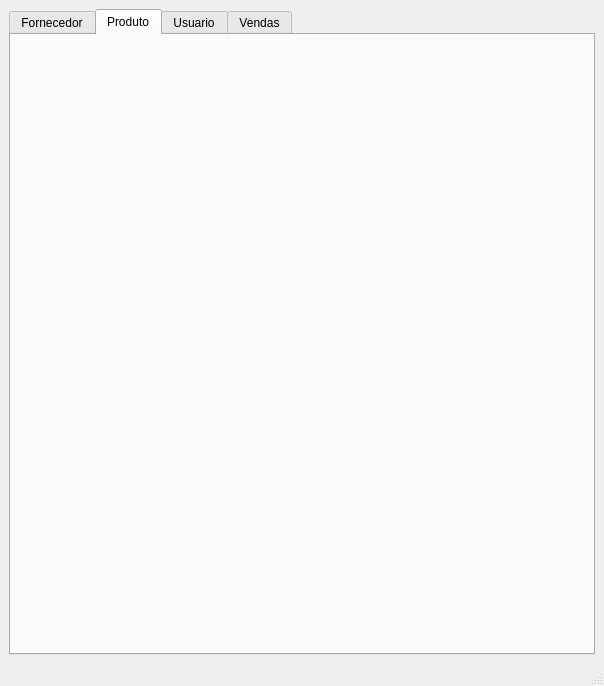
<?xml version="1.0" encoding="UTF-8"?>
<ui version="4.0">
 <class>MainWindow</class>
 <widget class="QMainWindow" name="MainWindow">
  <property name="geometry">
   <rect>
    <x>0</x>
    <y>0</y>
    <width>604</width>
    <height>686</height>
   </rect>
  </property>
  <property name="windowTitle">
   <string>MainWindow</string>
  </property>
  <widget class="QWidget" name="centralwidget">
   <layout class="QVBoxLayout" name="verticalLayout_2">
    <item>
     <layout class="QVBoxLayout" name="verticalLayout">
      <item>
       <widget class="QTabWidget" name="tabWidget">
        <property name="currentIndex">
         <number>1</number>
        </property>
        <property name="movable">
         <bool>true</bool>
        </property>
        <widget class="QWidget" name="tab">
         <attribute name="title">
          <string>Fornecedor</string>
         </attribute>
         <widget class="QWidget" name="widget" native="true">
          <property name="geometry">
           <rect>
            <x>10</x>
            <y>10</y>
            <width>771</width>
            <height>501</height>
           </rect>
          </property>
         </widget>
        </widget>
        <widget class="QWidget" name="tab_2">
         <attribute name="title">
          <string>Produto</string>
         </attribute>
         <widget class="ProductIndex" name="product_index" native="true">
          <property name="geometry">
           <rect>
            <x>0</x>
            <y>0</y>
            <width>581</width>
            <height>591</height>
           </rect>
          </property>
         </widget>
        </widget>
        <widget class="QWidget" name="tab_3">
         <attribute name="title">
          <string>Usuario</string>
         </attribute>
        </widget>
        <widget class="QWidget" name="tab_4">
         <attribute name="title">
          <string>Vendas</string>
         </attribute>
        </widget>
       </widget>
      </item>
     </layout>
    </item>
   </layout>
  </widget>
  <widget class="QMenuBar" name="menubar">
   <property name="geometry">
    <rect>
     <x>0</x>
     <y>0</y>
     <width>604</width>
     <height>22</height>
    </rect>
   </property>
  </widget>
  <widget class="QStatusBar" name="statusbar"/>
 </widget>
 <customwidgets>
  <customwidget>
   <class>ProductIndex</class>
   <extends>QWidget</extends>
   <header>productIndex</header>
   <container>1</container>
  </customwidget>
 </customwidgets>
 <resources/>
 <connections/>
</ui>
